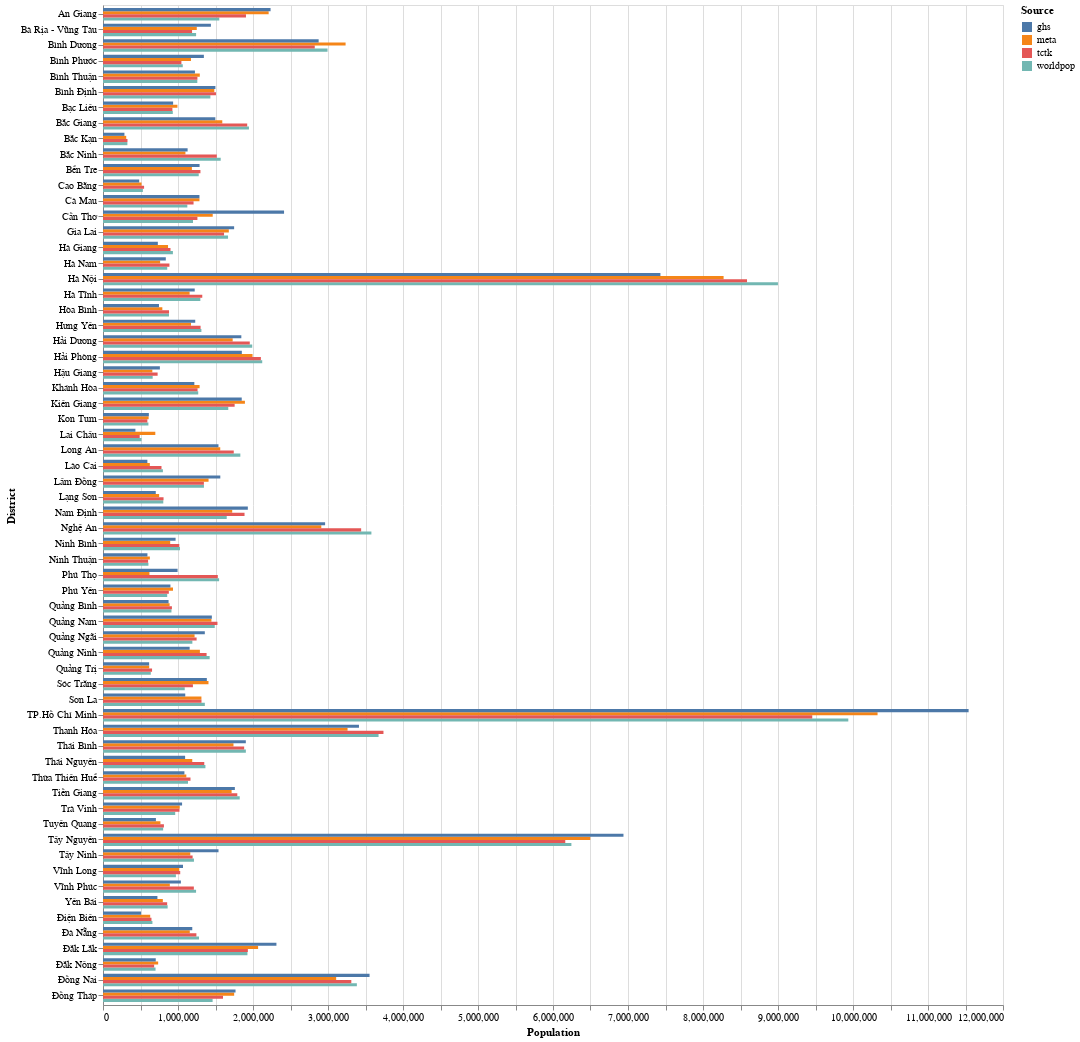

The notebook cell saved with this chart:
### Code cell
# Create the visualization
chart = alt.Chart(df).mark_bar().encode(
    y=alt.Y('area', title="District"),
    x=alt.X('population', title='Population'),
    color=alt.Color('source', title="Source"),
    yOffset="source",
).properties(width=900, height=1000)


chart

### Figure 1 — Vega-Lite specification as saved in the notebook (floating-point values rounded to 4 significant figures; data arrays with more than 128 entries replaced by an {"elided": "..."} marker saying what was removed)
{"config": {"view": {"continuousWidth": 300, "continuousHeight": 300}}, "data": {"name": "data-a030a5377937f569f47d008ea1bfbea7"}, "mark": {"type": "bar"}, "encoding": {"color": {"field": "source", "title": "Source", "type": "nominal"}, "x": {"field": "population", "title": "Population", "type": "quantitative"}, "y": {"field": "area", "title": "District", "type": "nominal"}, "yOffset": {"field": "source", "type": "nominal"}}, "height": 1000, "width": 900, "$schema": "https://vega.github.io/schema/vega-lite/v5.20.1.json", "datasets": {"data-a030a5377937f569f47d008ea1bfbea7": {"elided": "256 records"}}}
